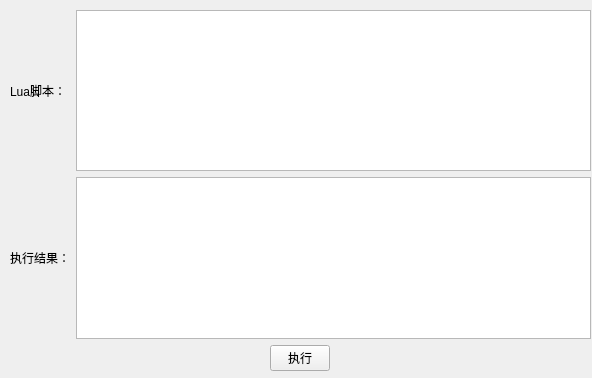
<?xml version="1.0" encoding="UTF-8"?>
<ui version="4.0">
 <class>run_lua_script</class>
 <widget class="QWidget" name="run_lua_script">
  <property name="geometry">
   <rect>
    <x>0</x>
    <y>0</y>
    <width>592</width>
    <height>378</height>
   </rect>
  </property>
  <property name="windowTitle">
   <string>Form</string>
  </property>
  <widget class="QWidget" name="verticalLayoutWidget">
   <property name="geometry">
    <rect>
     <x>10</x>
     <y>10</y>
     <width>581</width>
     <height>361</height>
    </rect>
   </property>
   <layout class="QVBoxLayout" name="verticalLayout">
    <item>
     <layout class="QHBoxLayout" name="horizontalLayout_2">
      <item>
       <widget class="QLabel" name="label">
        <property name="text">
         <string>Lua脚本： </string>
        </property>
       </widget>
      </item>
      <item>
       <widget class="QTextEdit" name="text_edit_lua_src">
        <property name="placeholderText">
         <string/>
        </property>
       </widget>
      </item>
     </layout>
    </item>
    <item>
     <layout class="QHBoxLayout" name="horizontalLayout">
      <item>
       <widget class="QLabel" name="label_2">
        <property name="text">
         <string>执行结果：</string>
        </property>
       </widget>
      </item>
      <item>
       <widget class="QTextEdit" name="text_edit_lua_result"/>
      </item>
     </layout>
    </item>
    <item>
     <layout class="QHBoxLayout" name="horizontalLayout_3">
      <item>
       <widget class="QPushButton" name="btn_run">
        <property name="minimumSize">
         <size>
          <width>60</width>
          <height>0</height>
         </size>
        </property>
        <property name="maximumSize">
         <size>
          <width>60</width>
          <height>16777215</height>
         </size>
        </property>
        <property name="text">
         <string>执行</string>
        </property>
       </widget>
      </item>
     </layout>
    </item>
   </layout>
  </widget>
 </widget>
 <resources/>
 <connections/>
</ui>
